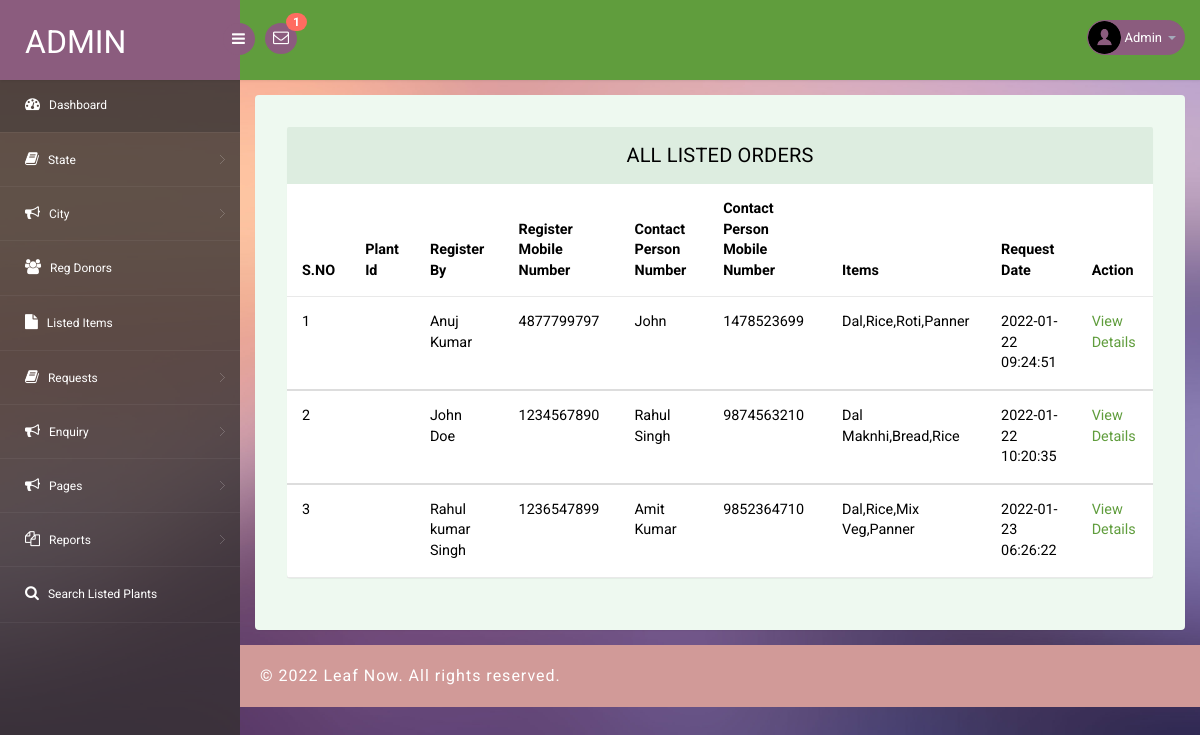
Page /fwms/admin/all-listed-plant.php (signed in) on the earlier database version.
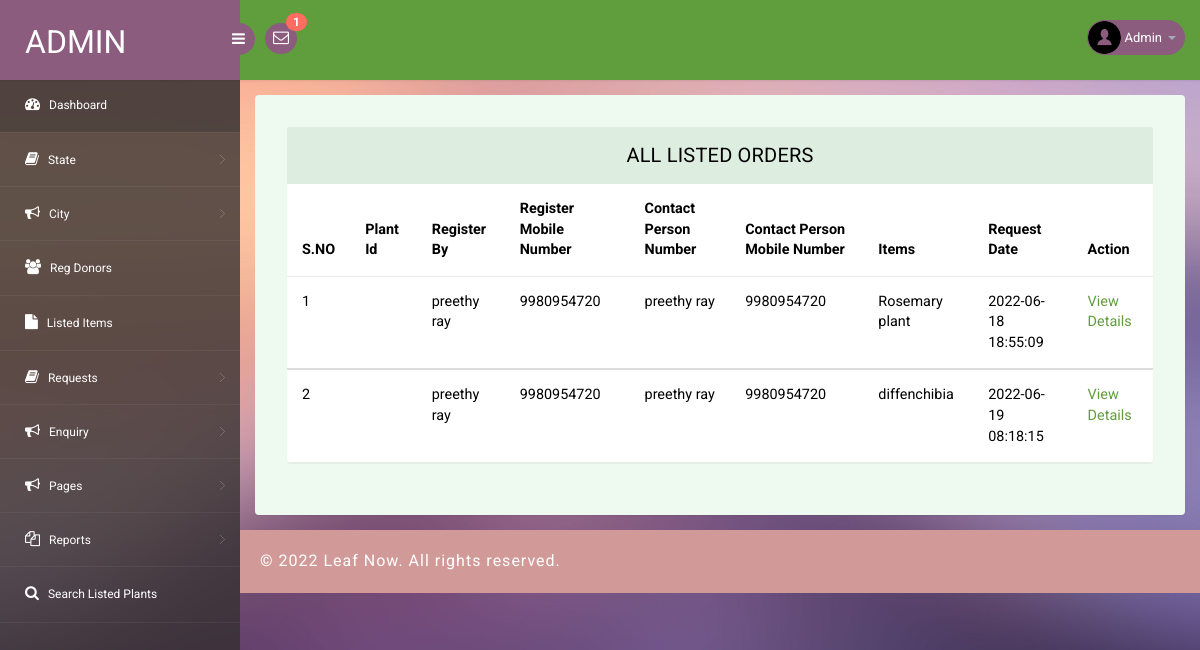
Same page on the later database version.
### tables this page shows
CREATE TABLE `tblplant` (
  `ID` int(10) NOT NULL,
  `DonorID` int(10) DEFAULT NULL,
  `plantId` int(10) DEFAULT NULL,
  `plantItems` mediumtext DEFAULT NULL,
  `StateName` varchar(200) DEFAULT NULL,
  `CityName` varchar(200) DEFAULT NULL,
  `Description` mediumtext DEFAULT NULL,
  `PickupDate` varchar(200) DEFAULT NULL,
  `PickupAddress` mediumtext DEFAULT NULL,
  `ContactPerson` varchar(200) DEFAULT NULL,
  `CPMobNumber` bigint(10) DEFAULT NULL,
  `Image` varchar(200) DEFAULT NULL,
  `CreationDate` timestamp NULL DEFAULT current_timestamp(),
  `UpdationDate` timestamp NULL DEFAULT NULL ON UPDATE current_timestamp()
);

CREATE TABLE `tbldonor` (
  `ID` int(10) NOT NULL,
  `FullName` varchar(200) DEFAULT NULL,
  `Email` varchar(200) DEFAULT NULL,
  `MobileNumber` bigint(10) DEFAULT NULL,
  `Password` varchar(120) DEFAULT NULL,
  `RegDate` timestamp NULL DEFAULT current_timestamp()
);

### fwms/admin/all-listed-plant.php (the view, shortened to what this page needs)
<?php
if (strlen($_SESSION['pgasaid']==0)) {
  header('location:logout.php');
  } else{
?>
<!DOCTYPE html>
<head>
<link rel="stylesheet" href="css/bootstrap.min.css" >
<link href="css/style.css" rel='stylesheet' type='text/css' />
<link href="css/style-responsive.css" rel="stylesheet"/>
<link rel="stylesheet" href="css/font.css" type="text/css"/>
<link href="css/font-awesome.css" rel="stylesheet">
</head>
<body>
<section id="container">
<?php include_once('includes/header.php');?>
<?php include_once('includes/sidebar.php');?>
<section id="main-content">
	<section class="wrapper">
		<div class="table-agile-info">
 <div class="panel panel-default">
    <div class="panel-heading">
     All Listed  Orders
    </div>
    <div>
      <table class="table" ui-jq="footable" ui-options='{
        "paging": {
          "enabled": true
        },
        "filtering": {
          "enabled": true
        },
        "sorting": {
          "enabled": true
        }}'>
        <thead>
          <tr>
            <th data-breakpoints="xs">S.NO</th>
            <th>Plant Id</th>
            <th>Register By</th>
            <th>Register Mobile Number</th>
            <th>Contact Person Number</th>
            <th>Contact Person Mobile Number</th>
            <th>Items</th>
            <th>Request Date</th>
            <th data-breakpoints="xs">Action</th>
          </tr>
        </thead>
        <?php
$ret=mysqli_query($con,"select tblplant.ID,tblplant.plantId,tblplant.ContactPerson,tblplant.CPMobNumber,tblplant.CreationDate,tblplant.plantItems,tbldonor.FullName,tbldonor.MobileNumber from  tblplant join tbldonor on tblplant.DonorID=tbldonor.ID");
$cnt=1;
while ($row=mysqli_fetch_array($ret)) {
?>
        <tbody>
          <tr data-expanded="true">
            <td><?php echo $cnt;?></td>
              <td><?php  echo $row['tableId'];?></td>
                  <td><?php  echo $row['FullName'];?></td>
                  <td><?php  echo $row['MobileNumber'];?></td>
                  <td><?php  echo $row['ContactPerson'];?></td>
                  <td><?php  echo $row['CPMobNumber'];?></td>
                  <td><?php  echo $row['plantItems'];?></td>
                  <td><?php  echo $row['CreationDate'];?></td>
                  <td><a href="plant-details.php?viewid=<?php echo $row['ID'];?>">View Details</a></td>
                </tr>
                <?php
$cnt=$cnt+1;
}?>
 </tbody>
            </table>
    </div>
  </div>
</div>
</section>
		 <?php include_once('includes/footer.php');?>
</section>
</section>
</body>
</html>
<?php }  ?>

Differences in the rows shown:
removed tblplant: DonorID.FullName "Anuj Kumar", DonorID.MobileNumber "4877799797", ContactPerson "John", CPMobNumber "1478523699", plantItems "Dal,Rice,Roti,Panner", CreationDate "2022-01-22 09:24:51"
removed tblplant: DonorID.FullName "John Doe", DonorID.MobileNumber "1234567890", ContactPerson "Rahul Singh", CPMobNumber "9874563210", plantItems "Dal Maknhi,Bread,Rice", CreationDate "2022-01-22 10:20:35"
removed tblplant: DonorID.FullName "Rahul kumar Singh", DonorID.MobileNumber "1236547899", ContactPerson "Amit Kumar", CPMobNumber "9852364710", plantItems "Dal,Rice,Mix Veg,Panner", CreationDate "2022-01-23 06:26:22"
added tblplant: DonorID.FullName "preethy ray", DonorID.MobileNumber "9980954720", ContactPerson "preethy ray", CPMobNumber "9980954720", plantItems "Rosemary plant", CreationDate "2022-06-18 18:55:09"
added tblplant: DonorID.FullName "preethy ray", DonorID.MobileNumber "9980954720", ContactPerson "preethy ray", CPMobNumber "9980954720", plantItems "diffenchibia", CreationDate "2022-06-19 08:18:15"
